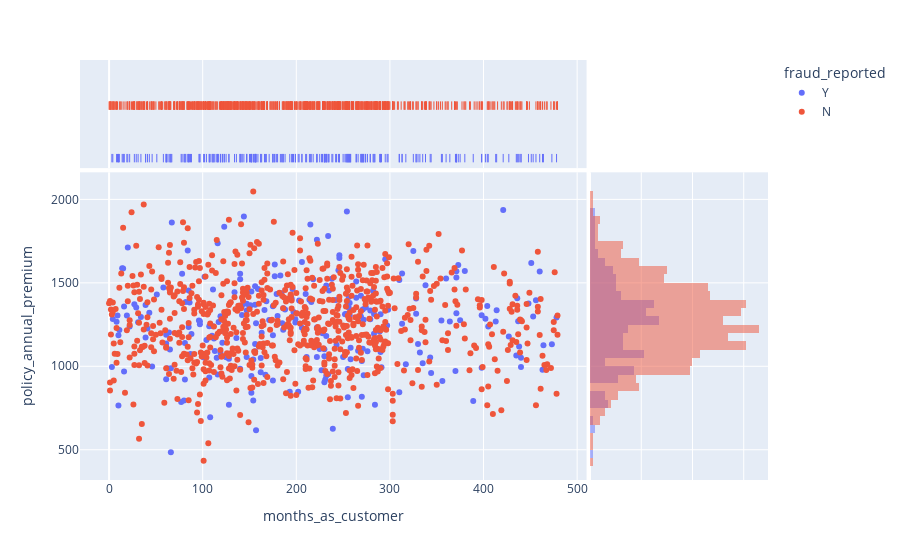

Here is the notebook cell this chart was saved with:
### Markdown cell above
The average months_as_customer is around 200. We can see that recency is linked with frauds here. Let's analyze this with policy_annual_premium..

ahhh not that conclusive!!!

### Code cell
fig = px.scatter(train, x = 'months_as_customer', y = 'policy_annual_premium', color = 'fraud_reported',
                 marginal_x = 'rug', marginal_y = 'histogram')
fig.show()

### Figure 1 — Plotly figure (JSON) as saved in the notebook; plotly's stock layout.template omitted (floating-point values rounded to 4 significant figures; data arrays with more than 128 entries replaced by an {"elided": "..."} marker saying what was removed)
{"data": [{"hoverlabel": {"namelength": 0}, "hovertemplate": "fraud_reported=Y<br>months_as_customer=%{x}<br>policy_annual_premium=%{y}", "legendgroup": "Y", "marker": {"color": "#636efa", "symbol": "circle"}, "mode": "markers", "name": "Y", "showlegend": true, "type": "scatter", "x": {"elided": "247 int values"}, "xaxis": "x", "y": {"elided": "247 float values"}, "yaxis": "y"}, {"alignmentgroup": "True", "boxpoints": "all", "fillcolor": "rgba(255,255,255,0)", "hoverlabel": {"namelength": 0}, "hoveron": "points", "hovertemplate": "fraud_reported=Y<br>months_as_customer=%{x}", "jitter": 0, "legendgroup": "Y", "line": {"color": "rgba(255,255,255,0)"}, "marker": {"color": "#636efa", "symbol": "line-ns-open"}, "name": "Y", "offsetgroup": "Y", "showlegend": false, "type": "box", "x": {"elided": "247 int values"}, "xaxis": "x3", "yaxis": "y3"}, {"alignmentgroup": "True", "bingroup": "y", "hoverlabel": {"namelength": 0}, "hovertemplate": "fraud_reported=Y<br>policy_annual_premium=%{y}<br>count=%{x}", "legendgroup": "Y", "marker": {"color": "#636efa"}, "name": "Y", "offsetgroup": "Y", "opacity": 0.5, "showlegend": false, "type": "histogram", "xaxis": "x2", "y": {"elided": "247 float values"}, "yaxis": "y2"}, {"hoverlabel": {"namelength": 0}, "hovertemplate": "fraud_reported=N<br>months_as_customer=%{x}<br>policy_annual_premium=%{y}", "legendgroup": "N", "marker": {"color": "#EF553B", "symbol": "circle"}, "mode": "markers", "name": "N", "showlegend": true, "type": "scatter", "x": {"elided": "753 int values"}, "xaxis": "x", "y": {"elided": "753 float values"}, "yaxis": "y"}, {"alignmentgroup": "True", "boxpoints": "all", "fillcolor": "rgba(255,255,255,0)", "hoverlabel": {"namelength": 0}, "hoveron": "points", "hovertemplate": "fraud_reported=N<br>months_as_customer=%{x}", "jitter": 0, "legendgroup": "N", "line": {"color": "rgba(255,255,255,0)"}, "marker": {"color": "#EF553B", "symbol": "line-ns-open"}, "name": "N", "offsetgroup": "N", "showlegend": false, "type": "box", "x": {"elided": "753 int values"}, "xaxis": "x3", "yaxis": "y3"}, {"alignmentgroup": "True", "bingroup": "y", "hoverlabel": {"namelength": 0}, "hovertemplate": "fraud_reported=N<br>policy_annual_premium=%{y}<br>count=%{x}", "legendgroup": "N", "marker": {"color": "#EF553B"}, "name": "N", "offsetgroup": "N", "opacity": 0.5, "showlegend": false, "type": "histogram", "xaxis": "x2", "y": {"elided": "753 float values"}, "yaxis": "y2"}], "layout": {"barmode": "overlay", "legend": {"title": {"text": "fraud_reported"}, "tracegroupgap": 0}, "margin": {"t": 60}, "xaxis": {"anchor": "y", "domain": [0.0, 0.7363], "title": {"text": "months_as_customer"}}, "xaxis2": {"anchor": "y2", "domain": [0.7413, 1.0], "matches": "x2", "showgrid": true, "showline": false, "showticklabels": false, "ticks": ""}, "xaxis3": {"anchor": "y3", "domain": [0.0, 0.7363], "matches": "x", "showgrid": true, "showticklabels": false}, "xaxis4": {"anchor": "y4", "domain": [0.7413, 1.0], "matches": "x2", "showgrid": true, "showline": false, "showticklabels": false, "ticks": ""}, "yaxis": {"anchor": "x", "domain": [0.0, 0.7326], "title": {"text": "policy_annual_premium"}}, "yaxis2": {"anchor": "x2", "domain": [0.0, 0.7326], "matches": "y", "showgrid": true, "showticklabels": false}, "yaxis3": {"anchor": "x3", "domain": [0.7426, 1.0], "matches": "y3", "showgrid": false, "showline": false, "showticklabels": false, "ticks": ""}, "yaxis4": {"anchor": "x4", "domain": [0.7426, 1.0], "matches": "y3", "showgrid": true, "showline": false, "showticklabels": false, "ticks": ""}}}
